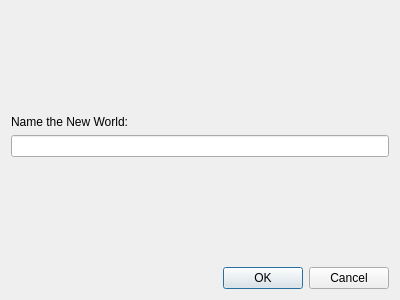
<?xml version="1.0" encoding="UTF-8"?>
<ui version="4.0">
 <class>Dialog</class>
 <widget class="QDialog" name="Dialog">
  <property name="geometry">
   <rect>
    <x>0</x>
    <y>0</y>
    <width>400</width>
    <height>300</height>
   </rect>
  </property>
  <property name="minimumSize">
   <size>
    <width>400</width>
    <height>300</height>
   </size>
  </property>
  <property name="maximumSize">
   <size>
    <width>400</width>
    <height>300</height>
   </size>
  </property>
  <property name="windowTitle">
   <string>New World</string>
  </property>
  <layout class="QGridLayout" name="gridLayout">
   <item row="2" column="0">
    <widget class="QLineEdit" name="worldName"/>
   </item>
   <item row="3" column="0">
    <spacer name="verticalSpacer">
     <property name="orientation">
      <enum>Qt::Orientation::Vertical</enum>
     </property>
     <property name="sizeHint" stdset="0">
      <size>
       <width>20</width>
       <height>40</height>
      </size>
     </property>
    </spacer>
   </item>
   <item row="0" column="0">
    <spacer name="verticalSpacer_2">
     <property name="orientation">
      <enum>Qt::Orientation::Vertical</enum>
     </property>
     <property name="sizeHint" stdset="0">
      <size>
       <width>20</width>
       <height>40</height>
      </size>
     </property>
    </spacer>
   </item>
   <item row="4" column="0">
    <widget class="QDialogButtonBox" name="buttonBox">
     <property name="orientation">
      <enum>Qt::Orientation::Horizontal</enum>
     </property>
     <property name="standardButtons">
      <set>QDialogButtonBox::StandardButton::Cancel|QDialogButtonBox::StandardButton::Ok</set>
     </property>
    </widget>
   </item>
   <item row="1" column="0">
    <widget class="QLabel" name="label">
     <property name="text">
      <string>Name the New World:</string>
     </property>
    </widget>
   </item>
  </layout>
 </widget>
 <resources/>
 <connections>
  <connection>
   <sender>buttonBox</sender>
   <signal>accepted()</signal>
   <receiver>Dialog</receiver>
   <slot>accept()</slot>
   <hints>
    <hint type="sourcelabel">
     <x>248</x>
     <y>254</y>
    </hint>
    <hint type="destinationlabel">
     <x>157</x>
     <y>274</y>
    </hint>
   </hints>
  </connection>
  <connection>
   <sender>buttonBox</sender>
   <signal>rejected()</signal>
   <receiver>Dialog</receiver>
   <slot>reject()</slot>
   <hints>
    <hint type="sourcelabel">
     <x>316</x>
     <y>260</y>
    </hint>
    <hint type="destinationlabel">
     <x>286</x>
     <y>274</y>
    </hint>
   </hints>
  </connection>
 </connections>
</ui>
